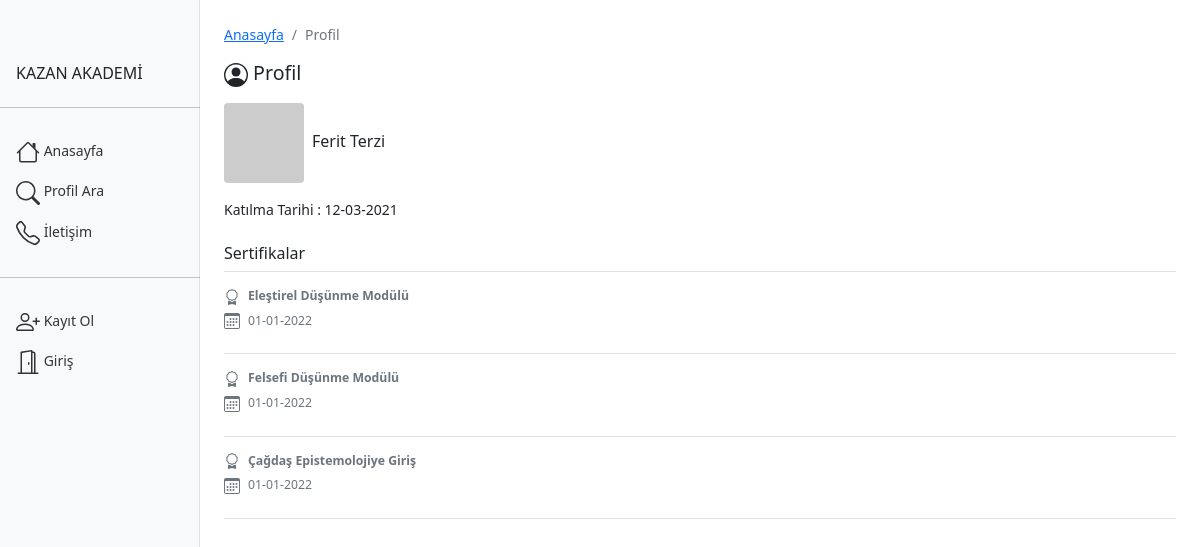
Page /sertifika/profil.php?pid=1 on the committed database.
### tables this page shows
CREATE TABLE `kullanicilar` (
  `ad_soyad` varchar(100) NOT NULL,
  `eposta` varchar(100) NOT NULL,
  `sifre` varchar(100) NOT NULL,
  `id` int(11) NOT NULL AUTO_INCREMENT,
  `katilma_tarihi` datetime NOT NULL DEFAULT '2022-01-01 00:00:00',
  `durumu` smallint(6) NOT NULL DEFAULT '1',
  PRIMARY KEY (`id`),
  UNIQUE KEY `kullanicilar_UN` (`eposta`)
);

CREATE TABLE `alinan_egitimler` (
  `id` int(11) NOT NULL AUTO_INCREMENT,
  `egitim_id` int(11) NOT NULL,
  `kullanici_id` int(11) NOT NULL,
  `durumu` smallint(6) NOT NULL DEFAULT '1',
  `alindigi_tarih` datetime NOT NULL DEFAULT '2022-01-01 00:00:00',
  PRIMARY KEY (`id`)
);

CREATE TABLE `egitimler` (
  `id` int(11) NOT NULL AUTO_INCREMENT,
  `egitim_adi` varchar(100) NOT NULL,
  `icerik` text,
  `durumu` tinyint(4) NOT NULL DEFAULT '1',
  UNIQUE KEY `sertifika_turleri_id_IDX` (`id`) USING BTREE
);

### sertifika/profil.php (the view, shortened to what this page needs)
<?php
include './inc/sayfabasi.php';
if(!empty($_GET['pid'])){
    $pid = (int)$_GET['pid'];
    $result = mysql_query('Select * from kullanicilar where id='.$pid.' and durumu=1');
    $kullanici = mysql_fetch_assoc($result);
    $egitimler = mysql_query('Select ae.*,e.egitim_adi from alinan_egitimler ae inner join egitimler e on e.id=ae.egitim_id where ae.kullanici_id='.$pid.' and ae.durumu=1');
}
?>
<nav aria-label="breadcrumb">
  <ol class="breadcrumb">
    <li class="breadcrumb-item"><a href="/sertifika/index.php">Anasayfa</a></li>
    <li class="breadcrumb-item active">Profil</li>
  </ol>
</nav>
<h2 class="mb-3"> Profil</h2>
<div>
        <div class="row g-3">
            <div class="col-12">
                <?php
                $grav_url = "https://www.gravatar.com/avatar/" . md5( strtolower( trim( $kullanici['eposta'] ) ) ) . "?s=40";
                echo '<img src="'.$grav_url.'" class="rounded me-2" />';
                echo '<span class="h6">'.$kullanici['ad_soyad'].'</span>';
                ?>
            </div>
            <div class="col-12">Katılma Tarihi : <?php echo date('d-m-Y',strtotime($kullanici['katilma_tarihi']));?></div>
        </div>
        <div class="my-4 bg-body">
            <h6 class="border-bottom pb-2 mb-0">Sertifikalar</h6>
            <?php
                while($egitim = mysql_fetch_array($egitimler)){
            ?>
            <div class="d-flex text-muted pt-3">
                <div class="pb-3 mb-0 small lh-sm border-bottom w-100">
                    <div class="d-flex justify-content-between">
                        <strong class="text-gray-dark"><?php echo $egitim['egitim_adi'];?></strong>
                    </div>
                    <span class="d-block my-2"><?php echo date('d-m-Y',strtotime($egitim['alindigi_tarih']));?></span>
                </div>
            </div>
            <?php  } ?>
        </div>
</div>
<?php
include './inc/sayfasonu.php';

### sertifika/css/style.css (style rules this page uses)
body { font-size: .875rem; }
h2 { font-size: 1.4em; }

### rows in the picture
kullanicilar: ad_soyad "Ferit Terzi", katilma_tarihi "12-03-2021"
alinan_egitimler: egitimler.egitim_adi "Eleştirel Düşünme Modülü", alindigi_tarih "01-01-2022"
alinan_egitimler: egitimler.egitim_adi "Felsefi Düşünme Modülü", alindigi_tarih "01-01-2022"
alinan_egitimler: egitimler.egitim_adi "Çağdaş Epistemolojiye Giriş", alindigi_tarih "01-01-2022"
